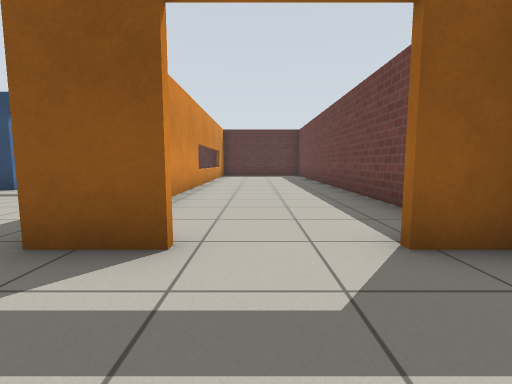
View 1 (above)

16 first-person views from a walk through a Gazebo world. The camera is 0.72 m above the floor, tilts 6° down and sees 85° across. The floor is counted in squares, 1 m on a side. Each view is taken from the middle of a square. On the plan, view 1 faces up. The plan holds only what a view shows up to about 10 squares ahead; the rest is blank. Gazebo's built-in surfaces are drawn with simple patterns.

View 2
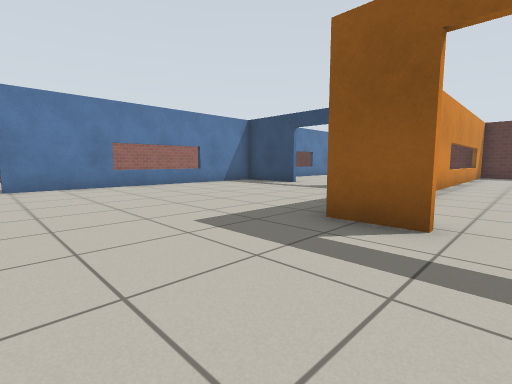

View 3
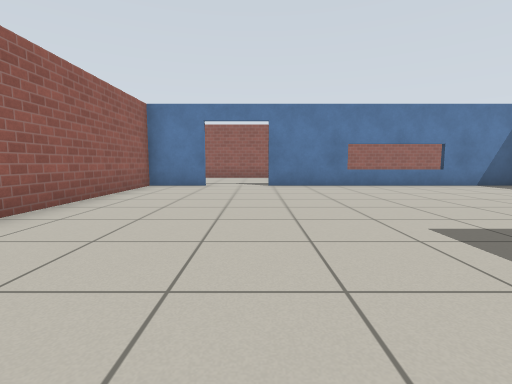

View 4
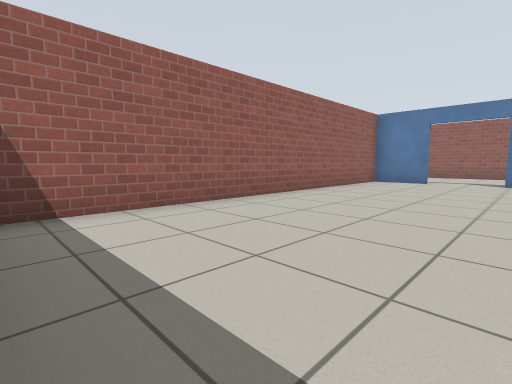

View 5
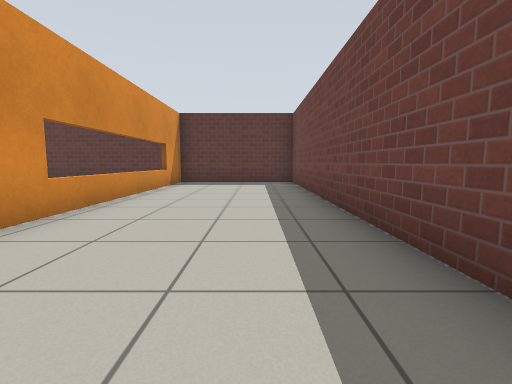

View 6
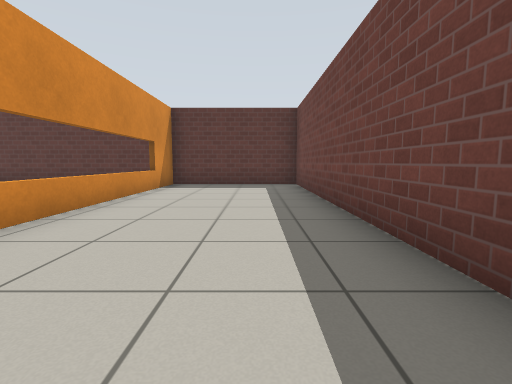

View 7
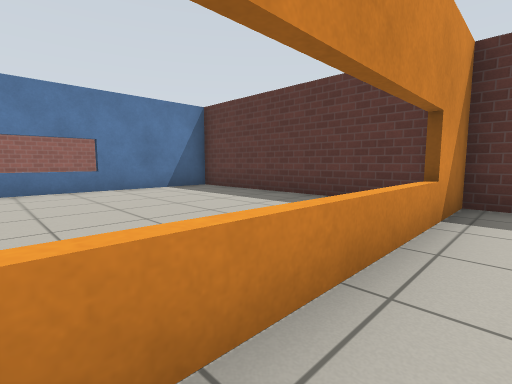

View 8
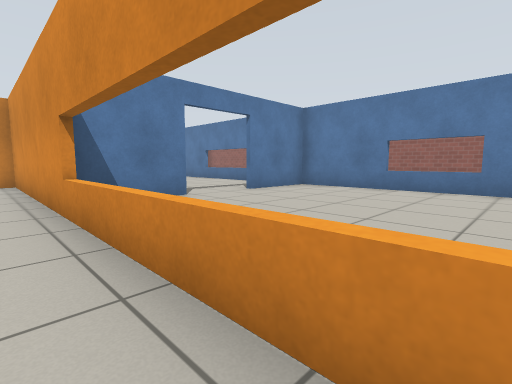

View 9
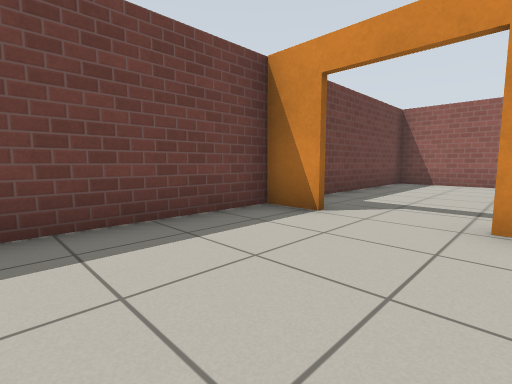

View 10
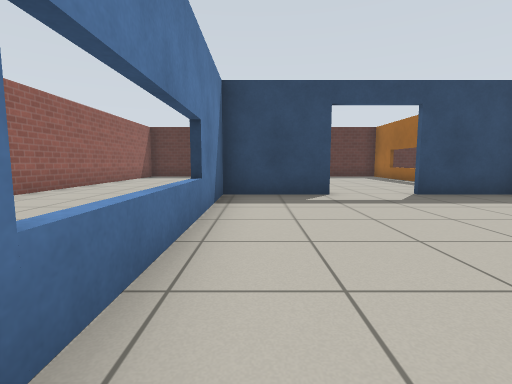

View 11
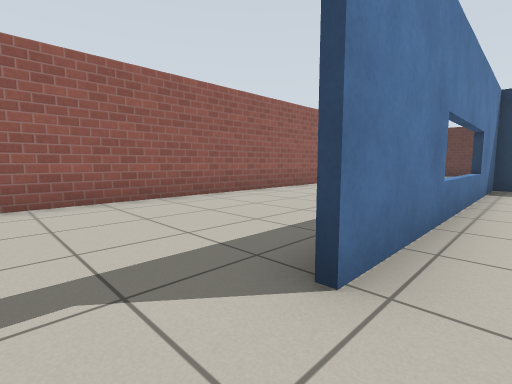

View 12
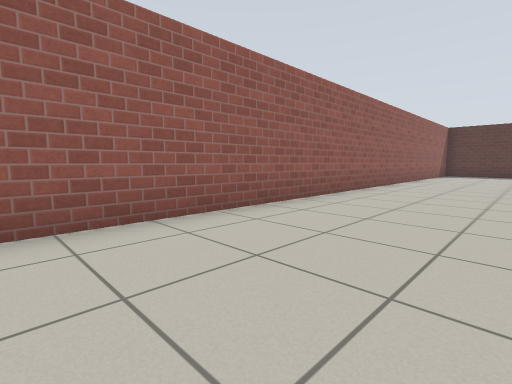

View 13
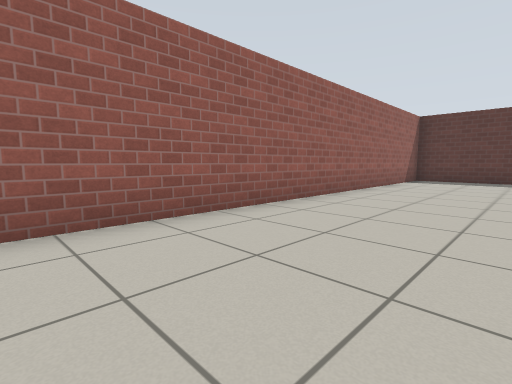

View 14
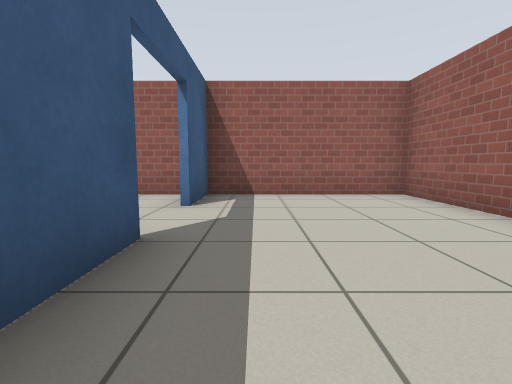

View 15
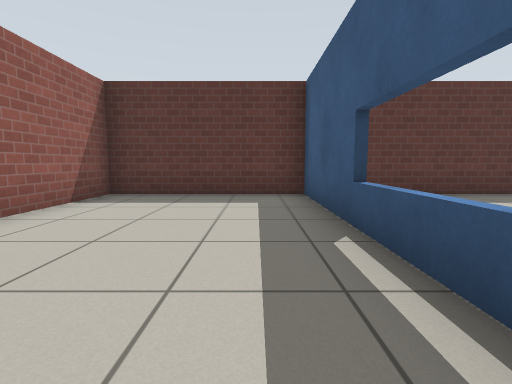

View 16
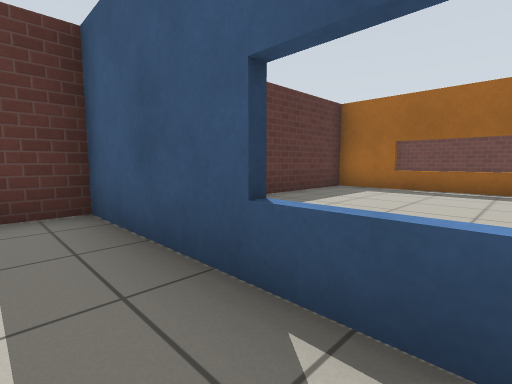

### Floor plan
Ten units are one square. View 1 is at (0, 0); x grows to the right and y downward. Boxes are objects, and circles mark ways between rooms. Rooms are numbered by the first view taken in them; rooms with no view inside come last. Other rooms are left out.
<svg viewBox="-138 -159 167 207">
<path fill="none" stroke="#000" d="M-6 -22 -20 -22M-87 25 -87 43 24 43 24 -5M21 -22 13 -22M-21 -73 -44 -73M-62 -73 -87 -73M-87 -69 -87 6M-18 -154 -18 -24 -6 -24M13 -24 24 -24 24 -154 -20 -154M-89 -101 -89 -154 -133 -154 -133 43 -89 43 -89 25M-89 6 -89 -9M-19 -112 -19 -154M-44 -74 -21 -74M-20 -154 -87 -154 -87 -69M-89 -74 -62 -74"/>
<circle cx="5" cy="-20" r="3" fill="#2a7"/>
<circle cx="-90" cy="15" r="3" fill="#2a7"/>
<circle cx="-55" cy="-70" r="3" fill="#2a7"/>
<text x="-40" y="0">1</text>
<text x="0" y="-90">2</text>
<text x="-120" y="-60">3</text>
<text x="-60" y="-120">4</text>
</svg>
Room 1 opens to room 2. Room 1 opens to room 3. Room 1 opens to room 4.

Where each view was taken, in squares from view 1:
view 1: 0 up, 0 right, facing up
view 2: 1 down, 0 right, facing up-left
view 3: 1 down, 0 right, facing left
view 4: 0 up, 2 right, facing down-left
view 5: 5 up, 1 right, facing up
view 6: 6 up, 1 right, facing up
view 7: 10 up, 1 left, facing up-left
view 8: 13 up, 1 left, facing down-left
view 9: 6 up, 1 left, facing down-right
view 10: 1 up, 8 left, facing up
view 11: 2 down, 8 left, facing up-left
view 12: 2 down, 10 left, facing up-left
view 13: 3 up, 10 left, facing up-left
view 14: 2 up, 10 left, facing down
view 15: 9 up, 10 left, facing up
view 16: 11 up, 10 left, facing up-right
